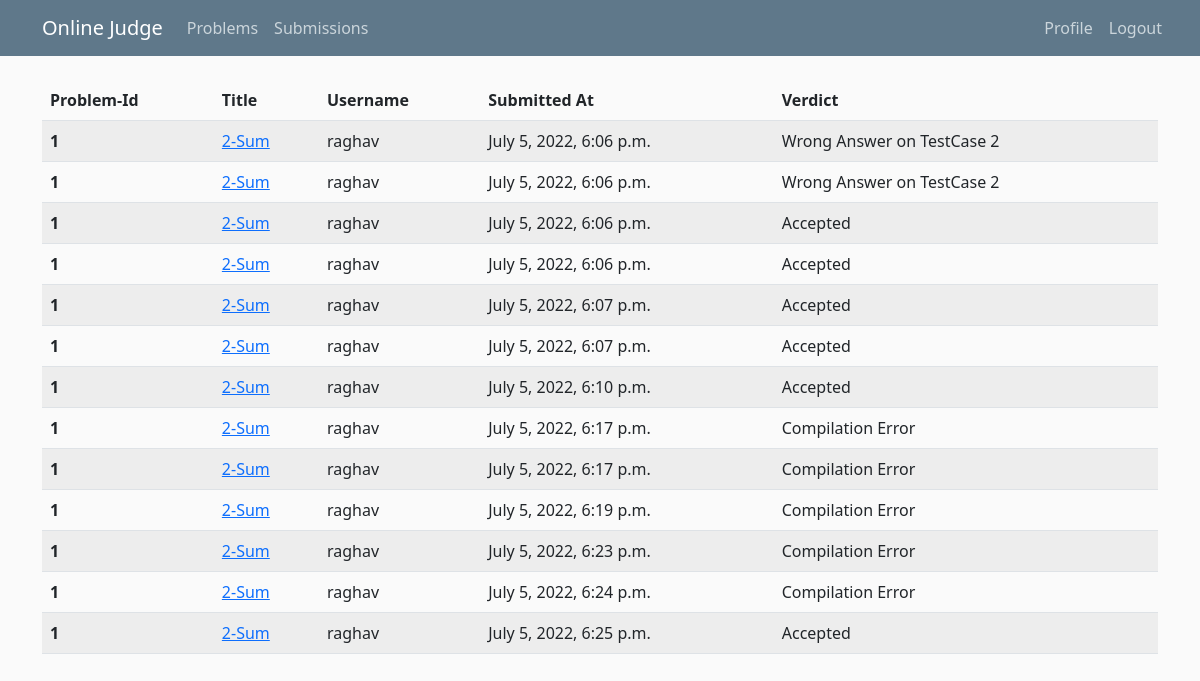
Page /problems/submissions/ (signed in) on the committed database.
### problems/models.py (models this page shows)
class Submission(models.Model):
    user = models.ForeignKey(User, on_delete=models.CASCADE)
    problem = models.ForeignKey(Problem,on_delete=models.CASCADE)
    verdict = models.CharField(max_length=30);
    submitted_time = models.DateTimeField(default=timezone.now)
    submitted_code = models.TextField()

class Problem(models.Model):
    title = models.CharField(max_length=30,unique=True)
    content = models.TextField()
    difficulty = models.CharField(max_length=20)
    inputTestCasePath = models.CharField(max_length=200)
    outputTestCasePath = models.CharField(max_length=200)

### problems/views.py (the view)
# urls.py: path('submissions/', views.submissions, name = "problems-submissions"),
@login_required
def submissions(request):
    submissions = Submission.objects.all()
    return render(request, 'problems/submissions.html',{'submissions': submissions})

### problems/templates/problems/submissions.html
{% extends "problems/base.html" %}
{% block content %}
    <table class="table table-striped">
        <thead>
        <tr>
            <th scope="col">Problem-Id</th>
            <th scope="col">Title</th>
            <th scope="col">Username</th>
            <th scope="col">Submitted At</th>
            <th scope="col">Verdict</th>
        </tr>
        </thead>
        <tbody>
            {% for submission in submissions %}
                <tr>
                    <th scope="row">{{submission.problem.id}}</th>
                    <td><a href="{% url 'problems-details' problem_id=submission.problem.id %}">{{submission.problem.title}}</a></td>
                    <td>{{submission.user}}</td>
                    <td>{{submission.submitted_time}}</td>
                    <td>{{submission.verdict}}</td>
                </tr>
            {% endfor %}
        </tbody>
    </table>
{% endblock content %}

### problems/static/problems/main.css (style rules this page uses)
body { background: #fafafa; color: #333333; margin-top: 5rem; }

### rows in the picture
Submission: problem.id "1", problem "2-Sum", user "raghav", submitted_time "July 5, 2022, 6:06 p.m.", verdict "Wrong Answer on TestCase 2"
Submission: problem.id "1", problem "2-Sum", user "raghav", submitted_time "July 5, 2022, 6:06 p.m.", verdict "Wrong Answer on TestCase 2"
Submission: problem.id "1", problem "2-Sum", user "raghav", submitted_time "July 5, 2022, 6:06 p.m.", verdict "Accepted"
Submission: problem.id "1", problem "2-Sum", user "raghav", submitted_time "July 5, 2022, 6:06 p.m.", verdict "Accepted"
Submission: problem.id "1", problem "2-Sum", user "raghav", submitted_time "July 5, 2022, 6:07 p.m.", verdict "Accepted"
Submission: problem.id "1", problem "2-Sum", user "raghav", submitted_time "July 5, 2022, 6:07 p.m.", verdict "Accepted"
Submission: problem.id "1", problem "2-Sum", user "raghav", submitted_time "July 5, 2022, 6:10 p.m.", verdict "Accepted"
Submission: problem.id "1", problem "2-Sum", user "raghav", submitted_time "July 5, 2022, 6:17 p.m.", verdict "Compilation Error"
Submission: problem.id "1", problem "2-Sum", user "raghav", submitted_time "July 5, 2022, 6:17 p.m.", verdict "Compilation Error"
Submission: problem.id "1", problem "2-Sum", user "raghav", submitted_time "July 5, 2022, 6:19 p.m.", verdict "Compilation Error"
Submission: problem.id "1", problem "2-Sum", user "raghav", submitted_time "July 5, 2022, 6:23 p.m.", verdict "Compilation Error"
Submission: problem.id "1", problem "2-Sum", user "raghav", submitted_time "July 5, 2022, 6:24 p.m.", verdict "Compilation Error"
Submission: problem.id "1", problem "2-Sum", user "raghav", submitted_time "July 5, 2022, 6:25 p.m.", verdict "Accepted"
